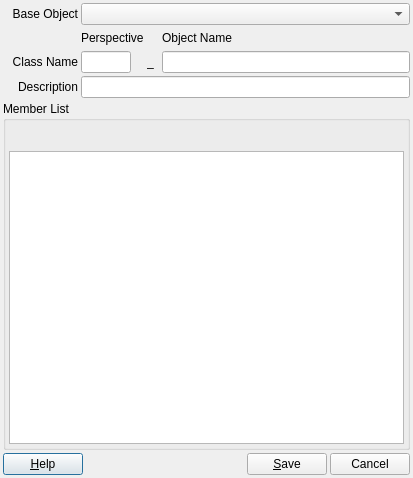
<?xml version="1.0" encoding="UTF-8"?>
<ui version="4.0">
 <class>DB_ModelObjectDialog</class>
 <widget class="QDialog" name="DB_ModelObjectDialog">
  <property name="geometry">
   <rect>
    <x>0</x>
    <y>0</y>
    <width>413</width>
    <height>478</height>
   </rect>
  </property>
  <property name="windowTitle">
   <string>Dialog</string>
  </property>
  <layout class="QGridLayout" name="gridLayout_2">
   <property name="leftMargin">
    <number>3</number>
   </property>
   <property name="topMargin">
    <number>3</number>
   </property>
   <property name="rightMargin">
    <number>3</number>
   </property>
   <property name="bottomMargin">
    <number>3</number>
   </property>
   <property name="spacing">
    <number>3</number>
   </property>
   <item row="4" column="0" colspan="4">
    <widget class="QGroupBox" name="gbMemberList">
     <property name="title">
      <string>Member List</string>
     </property>
     <layout class="QGridLayout" name="gridLayout">
      <property name="leftMargin">
       <number>3</number>
      </property>
      <property name="topMargin">
       <number>3</number>
      </property>
      <property name="rightMargin">
       <number>3</number>
      </property>
      <property name="bottomMargin">
       <number>3</number>
      </property>
      <property name="spacing">
       <number>3</number>
      </property>
      <item row="0" column="0">
       <widget class="RB_ToolButtonBar" name="tbbMemberList" native="true">
        <property name="minimumSize">
         <size>
          <width>0</width>
          <height>24</height>
         </size>
        </property>
        <property name="maximumSize">
         <size>
          <width>16777215</width>
          <height>24</height>
         </size>
        </property>
       </widget>
      </item>
      <item row="1" column="0">
       <widget class="QTableWidget" name="twMemberList"/>
      </item>
     </layout>
    </widget>
   </item>
   <item row="0" column="0">
    <widget class="QLabel" name="lblBaseObject">
     <property name="text">
      <string>Base Object</string>
     </property>
     <property name="alignment">
      <set>Qt::AlignRight|Qt::AlignTrailing|Qt::AlignVCenter</set>
     </property>
    </widget>
   </item>
   <item row="0" column="1" colspan="3">
    <widget class="QComboBox" name="cbBaseObject"/>
   </item>
   <item row="1" column="0">
    <spacer name="horizontalSpacer">
     <property name="orientation">
      <enum>Qt::Horizontal</enum>
     </property>
     <property name="sizeType">
      <enum>QSizePolicy::Fixed</enum>
     </property>
     <property name="sizeHint" stdset="0">
      <size>
       <width>75</width>
       <height>20</height>
      </size>
     </property>
    </spacer>
   </item>
   <item row="1" column="1">
    <widget class="QLabel" name="lblPerspective">
     <property name="text">
      <string>Perspective</string>
     </property>
    </widget>
   </item>
   <item row="1" column="2">
    <spacer name="horizontalSpacer_2">
     <property name="orientation">
      <enum>Qt::Horizontal</enum>
     </property>
     <property name="sizeType">
      <enum>QSizePolicy::Fixed</enum>
     </property>
     <property name="sizeHint" stdset="0">
      <size>
       <width>12</width>
       <height>20</height>
      </size>
     </property>
    </spacer>
   </item>
   <item row="1" column="3">
    <widget class="QLabel" name="lblObjectName">
     <property name="text">
      <string>Object Name</string>
     </property>
    </widget>
   </item>
   <item row="2" column="3">
    <widget class="QLineEdit" name="leObjectName"/>
   </item>
   <item row="3" column="1" colspan="3">
    <widget class="QLineEdit" name="leDescription"/>
   </item>
   <item row="3" column="0">
    <widget class="QLabel" name="lblDescription">
     <property name="text">
      <string>Description</string>
     </property>
     <property name="alignment">
      <set>Qt::AlignRight|Qt::AlignTrailing|Qt::AlignVCenter</set>
     </property>
    </widget>
   </item>
   <item row="2" column="2">
    <widget class="QLabel" name="lblSeparator">
     <property name="sizePolicy">
      <sizepolicy hsizetype="Fixed" vsizetype="Preferred">
       <horstretch>0</horstretch>
       <verstretch>0</verstretch>
      </sizepolicy>
     </property>
     <property name="minimumSize">
      <size>
       <width>12</width>
       <height>0</height>
      </size>
     </property>
     <property name="maximumSize">
      <size>
       <width>12</width>
       <height>16777215</height>
      </size>
     </property>
     <property name="text">
      <string>_</string>
     </property>
    </widget>
   </item>
   <item row="2" column="0">
    <widget class="QLabel" name="lblClassName">
     <property name="text">
      <string>Class Name</string>
     </property>
     <property name="alignment">
      <set>Qt::AlignRight|Qt::AlignTrailing|Qt::AlignVCenter</set>
     </property>
    </widget>
   </item>
   <item row="2" column="1">
    <widget class="QLineEdit" name="lePerspective">
     <property name="minimumSize">
      <size>
       <width>50</width>
       <height>0</height>
      </size>
     </property>
     <property name="maximumSize">
      <size>
       <width>50</width>
       <height>16777215</height>
      </size>
     </property>
    </widget>
   </item>
   <item row="5" column="0" colspan="4">
    <layout class="QHBoxLayout" name="horizontalLayout">
     <property name="topMargin">
      <number>0</number>
     </property>
     <property name="rightMargin">
      <number>0</number>
     </property>
     <property name="bottomMargin">
      <number>0</number>
     </property>
     <item>
      <widget class="QPushButton" name="pbHelp">
       <property name="text">
        <string>&amp;Help</string>
       </property>
      </widget>
     </item>
     <item>
      <spacer name="horizontalSpacer_4">
       <property name="orientation">
        <enum>Qt::Horizontal</enum>
       </property>
       <property name="sizeHint" stdset="0">
        <size>
         <width>40</width>
         <height>20</height>
        </size>
       </property>
      </spacer>
     </item>
     <item>
      <widget class="QPushButton" name="pbSave">
       <property name="text">
        <string>&amp;Save</string>
       </property>
      </widget>
     </item>
     <item>
      <widget class="QPushButton" name="pbCancel">
       <property name="text">
        <string>Cancel</string>
       </property>
      </widget>
     </item>
    </layout>
   </item>
  </layout>
 </widget>
 <customwidgets>
  <customwidget>
   <class>RB_ToolButtonBar</class>
   <extends>QWidget</extends>
   <header location="global">rb_toolbuttonbar.h</header>
   <container>1</container>
  </customwidget>
 </customwidgets>
 <resources/>
 <connections/>
</ui>
